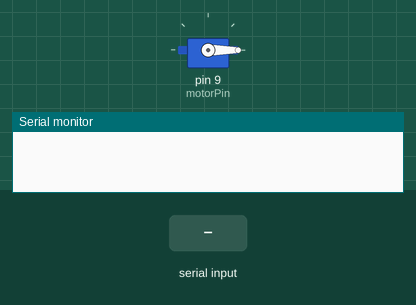
Simulated run of this sketch. Board: Arduino Uno, built with avr-gcc and run on an emulated ATmega328P. Parts: servo, the last lines printed to the serial monitor. The inputs (shaded band) are chosen by the test bench.

Above: at 1.2 s.
1.3 s: "scan" received over Serial
At 3.7 s:
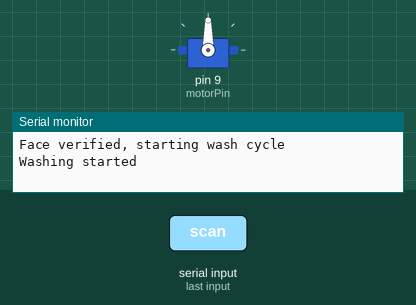
Timing chart, 0 to 8.8 s (numbered marks = the images above; inputs shaded):
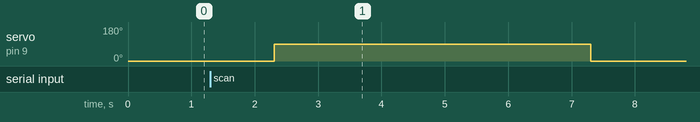

Measured:
- after the input at 1.3 s, servo on pin 9 (motorPin): 0° → 90° after 1.0 s, → 0° 5.0 s later

The sketch:

1111.ino
```cpp
#include <Servo.h>

Servo motor;  // ใช้ Servo เพื่อจำลองการหมุนมอเตอร์

int QRCodeScanned = 0;  // 0=ยังไม่แสกน, 1=สแกนแล้วและตรวจจับใบหน้าผ่านแล้ว
int washingStarted = 0;  // 0=ยังไม่เริ่มซัก, 1=กำลังซัก
int motorPin = 9;       // Pin สำหรับ Servo มอเตอร์

void setup() {
  Serial.begin(9600);
  motor.attach(motorPin);
  motor.write(0); // ตั้งค่าเริ่มต้นของมอเตอร์
}

void loop() {
  // ตรวจสอบการสแกน QR Code และตรวจจับใบหน้า
  if (Serial.available() > 0) {
    String input = Serial.readString();
    if (input == "scan") {
      QRCodeScanned = 1;
      Serial.println("Face verified, starting wash cycle");
    }
  }

  // ถ้า QR Code ถูกสแกนและใบหน้าถูกตรวจจับเริ่มการซักผ้า
  if (QRCodeScanned && !washingStarted) {
    washingStarted = 1;
    Serial.println("Washing started");
    motor.write(90);  // หมุนมอเตอร์เพื่อเริ่มการซัก
    delay(5000);      // จำลองการซักเป็นเวลา 5 วินาที
    washingStarted = 0;
    QRCodeScanned = 0;
    Serial.println("Washing finished");
    motor.write(0);   // หยุดมอเตอร์เมื่อซักเสร็จ
  }
}
```
